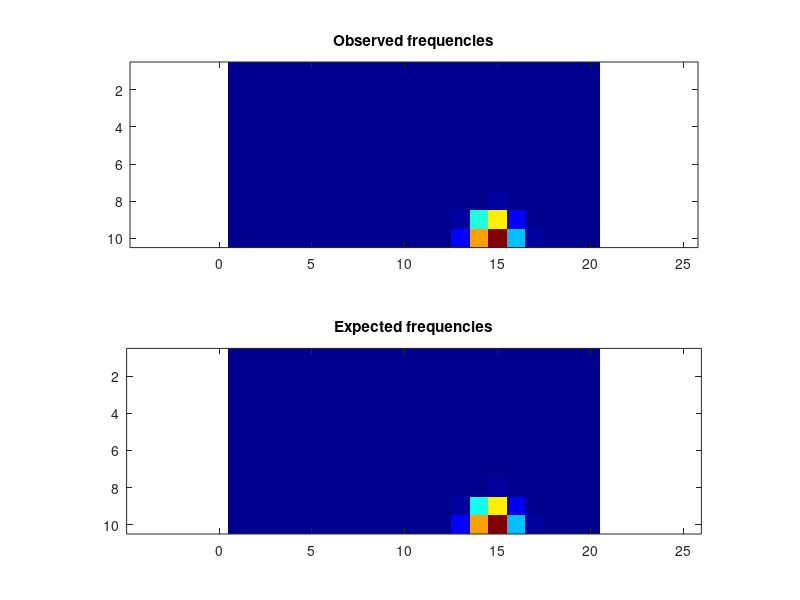

Source code (MATLAB):
obsFrequencies = [ 0, 0, 0, 0, 0, 0, 0, 0, 0, 0, 0, 0, 0, 0, 0, 0, 0, 0, 0, 0; 0, 0, 0, 0, 0, 0, 0, 0, 0, 0, 0, 0, 0, 0, 0, 0, 0, 0, 0, 0; 0, 0, 0, 0, 0, 0, 0, 0, 0, 0, 0, 0, 0, 0, 0, 0, 0, 0, 0, 0; 0, 0, 0, 0, 0, 0, 0, 0, 0, 0, 0, 0, 0, 0, 0, 0, 0, 0, 0, 0; 0, 0, 0, 0, 0, 0, 0, 0, 0, 0, 0, 0, 0, 0, 0, 0, 0, 0, 0, 0; 0, 0, 0, 0, 0, 0, 0, 0, 0, 0, 0, 0, 0, 0, 0, 0, 0, 0, 0, 0; 0, 0, 0, 0, 0, 0, 0, 0, 0, 0, 0, 0, 0, 7, 6, 1, 0, 0, 0, 0; 0, 0, 0, 0, 0, 0, 0, 0, 0, 0, 0, 0, 44, 2372, 4664, 356, 1, 0, 0, 0; 0, 0, 0, 0, 0, 0, 0, 0, 0, 0, 0, 65, 7442, 116762, 189277, 32538, 639, 1, 0, 0; 2, 1, 0, 0, 0, 0, 2, 4, 3, 10, 117, 2090, 34846, 212764, 297409, 90468, 7695, 379, 31, 4 ];
expFrequencies = [ 0, 0, 0, 0, 0, 0, 0, 0, 0, 0, 0, 0, 0, 0, 0, 0, 0, 0, 0, 0; 0, 0, 0, 0, 0, 0, 0, 0, 0, 0, 0, 0, 0, 0, 0, 0, 0, 0, 0, 0; 0, 0, 0, 0, 0, 0, 0, 0, 0, 0, 0, 0, 0, 4.63572e-28, 7.35859e-27, 2.79772e-34, 0, 0, 0, 0; 0, 0, 0, 0, 0, 0, 0, 0, 0, 0, 0, 5.32625e-43, 6.48125e-25, 8.05345e-17, 5.71663e-16, 4.04383e-20, 5.57402e-34, 0, 0, 0; 0, 0, 0, 0, 0, 0, 0, 0, 0, 0, 6.44477e-41, 3.89259e-25, 2.30953e-14, 2.63004e-09, 1.11558e-08, 1.81003e-11, 9.61168e-20, 1.71108e-33, 0, 0; 0, 0, 0, 0, 0, 0, 0, 0, 0, 7.99244e-37, 1.60268e-24, 1.9651e-14, 1.85937e-07, 0.00055948, 0.00171477, 1.64616e-05, 5.77741e-11, 8.84273e-20, 3.00601e-31, 0; 8.61357e-36, 0, 0, 0, 0, 0, 0, 1.86997e-39, 6.88866e-31, 3.94783e-22, 4.98056e-14, 2.49265e-07, 0.0138871, 4.17371, 10.0969, 0.324784, 5.43586e-05, 6.82368e-11, 1.83656e-18, 4.92118e-27; 6.23247e-21, 3.99793e-26, 2.61713e-30, 5.85898e-33, 1.7417e-33, 1.09508e-31, 4.15679e-28, 2.73012e-23, 9.08776e-18, 4.2751e-12, 8.36912e-07, 0.0238568, 41.1253, 2370.72, 4688.4, 375.258, 0.916389, 9.90402e-05, 1.04379e-09, 2.82341e-15; 5.69494e-10, 6.2142e-13, 2.81706e-15, 1.04885e-16, 5.62657e-17, 4.97157e-16, 4.73605e-14, 2.54172e-11, 3.78803e-08, 7.68102e-05, 0.110555, 62.0966, 7492.96, 116002, 189469, 32581.7, 630.999, 2.04531, 0.00198997, 1.05761e-06; 1.72052, 0.858659, 0.546756, 0.427414, 0.413292, 0.488466, 0.677232, 1.22567, 3.03749, 10.3908, 115.103, 2099.43, 34947.4, 212469, 297942, 90542, 7704.21, 389.634, 27.671, 5.10959 ];
colormap(jet);
clf; subplot(2,1,1);
imagesc(obsFrequencies);
title('Observed frequencies');
axis equal;
subplot(2,1,2);
imagesc(expFrequencies);
axis equal;
title('Expected frequencies');
